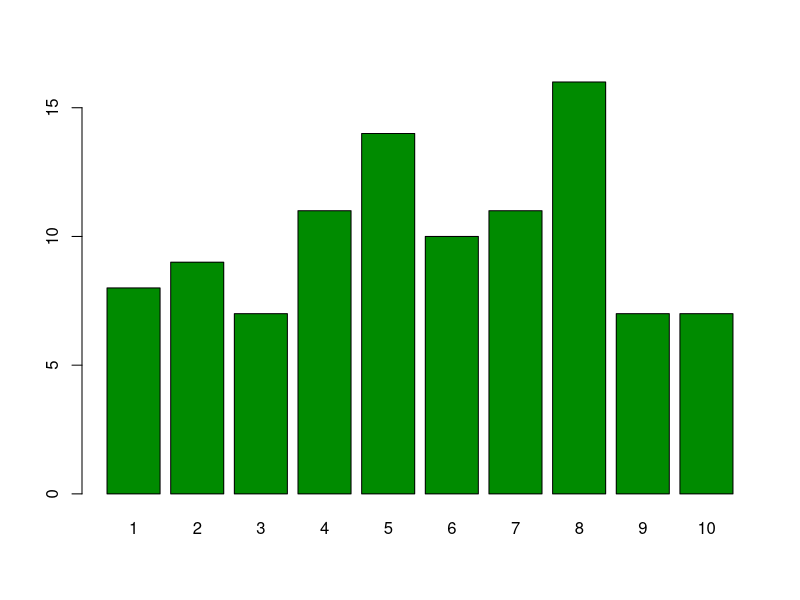

The R script that drew this image:
## ---- chunk 1
 v = c(56,61,57,77,62,75,63,55,64,60,
       60,57,61,57,67,62,69,67,68,59,
       65,72,65,61,68,73,65,62,75,80)
 v
 # Compute first 4 central moments, skewness, kurtosis
 vbar = mean(v)
(m1 = sum(v-vbar)/length(v))  # first central moment 
(m2 = sum((v-vbar)^2)/length(v))  # second central moment 
(m3 = sum((v-vbar)^3)/length(v)) # third central moment 
(m4 = sum((v-vbar)^4)/length(v)) # fourth central moment 

#skewness
sk = (m3^2)/(m2^3)
sk   #positively skewed
#kurtosis
ku = m4/(m2^2) - 3
ku   #platy-kurtic
## ---- chunk 2
d = sample(c(1:10),100,replace=T)
d # Random Sample
table(d) # Counting frequency
barplot(table(d), col="green4") 
